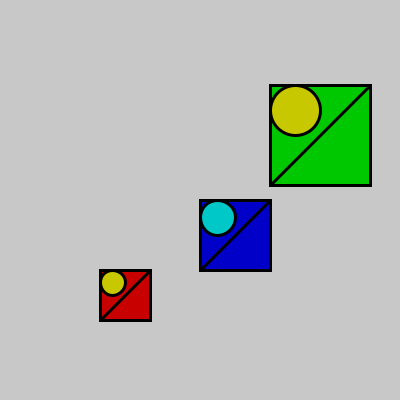
Frame 1 (no input)
Frame 2 (the mouse pressed at the canvas centre, redrawn once): identical to frame 1, image omitted

The Processing sketch that drew this single still picture (run headless with seeded random() and noise(); the mouse was pressed at the canvas centre and the sketch redrawn once):

// Processing sketch: processing_141432
// ── processing_141432.pde

int [ ] xCoords = { 100, 200, 270 }; 
int [ ] yCoords = { 270, 200, 85 }; 
int [ ] dimensions = { 50, 70, 100 }; 
 
color [ ] colorListRect = { color( 200, 0, 0 ), // rect color 
 color( 0, 0, 200 ), 
 color( 0, 200, 0 ) 
 }; 
color [ ] colorListEllipse = { color( 200, 200, 0 ), // ellipse color 
 color( 0, 200, 200 ), 
 color( 200, 200, 0 ) 
 }; 
void setup( ) 
{ 
 size( 400, 400 ); 
 strokeWeight( 3 ); 
 ellipseMode( CORNER ); 
} 
 
void draw( ) 
{ 
 background( 200 ); 
 drawAllDesigns( ); 
 noLoop( ); 
}

void drawAllDesigns(){
 for (int i = 0; i < xCoords.length; i++){
   design (xCoords[i], yCoords[i], dimensions[i], colorListRect[i], colorListEllipse[i]);
 } 
}

void design ( int x, int y, int dim, color rec, color elip){
  fill(rec);
  rect(x,y,dim,dim);
  fill(elip);
  ellipse(x,y,dim/2,dim/2);
  line(x+dim, y, x, y+dim);
}
